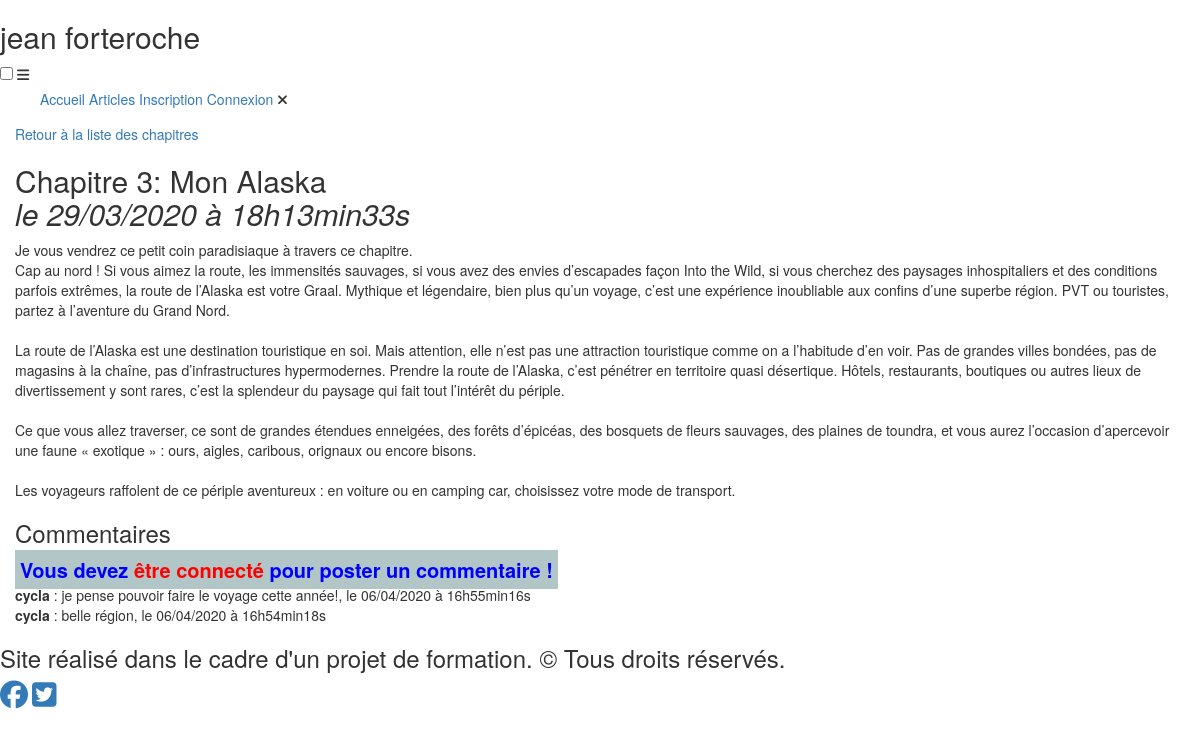
/index.php?action=chapitre&id=3, run on an earlier commit of the app's database.
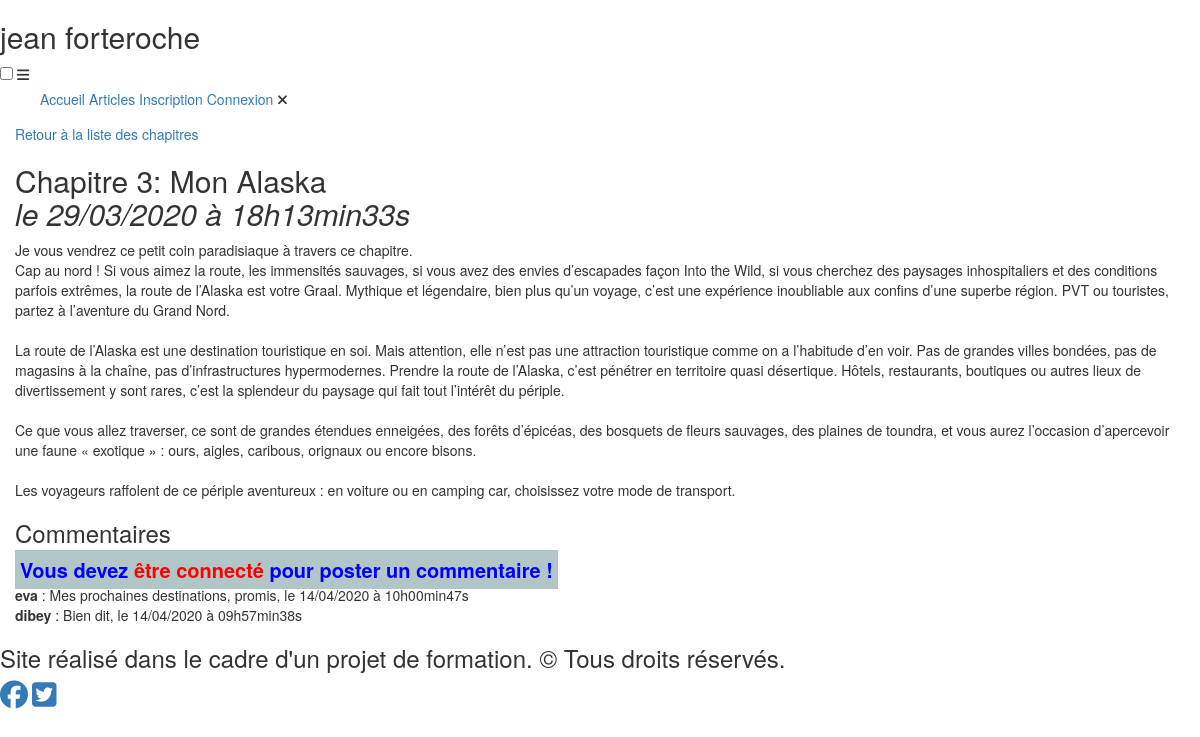
And on a later commit of the database.
### tables this page shows
CREATE TABLE IF NOT EXISTS `posts` (
  `post_id` int(11) NOT NULL AUTO_INCREMENT,
  `title` varchar(255) NOT NULL,
  `content` text NOT NULL,
  `creation_date` datetime NOT NULL,
  PRIMARY KEY (`post_id`)
);

CREATE TABLE IF NOT EXISTS `comments` (
  `comment_id` int(11) NOT NULL AUTO_INCREMENT,
  `post_id` int(11) NOT NULL,
  `user_id` int(11) NOT NULL,
  `comment` text NOT NULL,
  `comment_date` datetime NOT NULL,
  `reported` tinyint(1) NOT NULL DEFAULT '0',
  PRIMARY KEY (`comment_id`),
  KEY `comments_ibfk_1` (`post_id`),
  KEY `user_id` (`user_id`)
);

CREATE TABLE IF NOT EXISTS `users` (
  `user_id` int(11) NOT NULL AUTO_INCREMENT,
  `pseudo` varchar(255) NOT NULL,
  `mail` varchar(255) NOT NULL,
  `pass` varchar(255) NOT NULL,
  `admin` tinyint(1) NOT NULL DEFAULT '0',
  PRIMARY KEY (`user_id`)
);

### controller/frontend.php (called while the page is built, shortened)
<?php
require_once('model/PostManager.php');
require_once('model/CommentManager.php');
function post()
{
    $postManager = new PostManager();
    $commentManager = new CommentManager();
    $post = $postManager->getPost($_GET['id']);
    $comments = $commentManager->getComments($_GET['id']);
    require('view/frontend/postView.php');
}

### model/PostManager.php (called while the page is built, shortened)
<?php
class PostManager extends Manager
{
    public function getPost($postId)
    {
        $db = $this->dbConnect();
        $req = $db->prepare('SELECT post_id, title, content, DATE_FORMAT(creation_date, \'%d/%m/%Y à %Hh%imin%ss\') AS creation_date_fr FROM posts WHERE post_id = ?');
        $req->execute(array($postId));
        $post = $req->fetch();
        return $post;
    }
}

### model/CommentManager.php (called while the page is built, shortened)
<?php
class CommentManager extends Manager
{
    public function getComments($postId)
    {
        $db = $this->dbConnect();
        $comments = $db->prepare('SELECT users.pseudo AS author, comments.comment AS content, comment_id, reported, DATE_FORMAT(comment_date, \'%d/%m/%Y à %Hh%imin%ss\') AS comment_date_fr FROM users INNER JOIN comments ON users.user_id = comments.user_id WHERE post_id = ? ORDER BY comment_date DESC');
        $comments->execute(array($postId));
        return $comments;
    }
}

### view/frontend/postView.php (the view, shortened to what this page needs)
<p><a href="index.php?action=listPosts">Retour à la liste des chapitres</a></p>
<div id="news">
    <h2><?= $post['title'] ?><br> <em> le <?= $post['creation_date_fr'] ?></em></h2>
    <p><?= nl2br($post['content']) ?></p>
</div>
<h3>Commentaires</h3>
<?php if(isset($_SESSION['pseudoconnect'])): ?>
    <div id="formcomment">
        <form action="index.php?action=addComment&amp;id=<?= $post['post_id'] ?>" method="post"  >
            <textarea id="comment" name="comment" rows="10" cols="45" placeholder="Votre commentaire..."></textarea><br><br>
            <input type="submit" id="submit" value="Publier votre commentaire" class="btn btn-primary" />
        </form>
    </div>
<?php else:?>
<?php  echo '<strong style="color:blue; font-size:20px; background-color: #B3C6C7; width: 100%; heigth:100%; padding:5px;">Vous devez <a href="index.php?action=connexion" title="connectez-vous"><span style="color:red;">être connecté</span></a> pour poster un commentaire !</strong>'; ?>
<?php endif; ?>
<?php
while ($comment = $comments->fetch())
{
?>
    <div id="postcomment"><strong><?= $comment['author']?></strong>  : <?= nl2br($comment['content']) ?>, le <?= $comment['comment_date_fr'] ?>
    </div>
<?php
}
?>
<?php $content = ob_get_clean(); ?>
<?php require('view/frontend/template.php'); ?>

### index.php (shortened to what this page needs)
<?php
require('controller/frontend.php');
try {
    if (isset($_GET['action'])) {
        if ($_GET['action'] == 'inscription') {
            inscription();
        }
        elseif ($_GET['action'] == 'connexion') {
            login();
        }
        elseif($_GET['action'] == 'deconnexion'){
            deconnect();
        }
        elseif ($_GET['action'] == 'redaction') {
            redaction();
        }
        elseif ($_GET['action'] == 'listPosts') {
            listPosts();
        }
        elseif ($_GET['action'] == 'chapitre') {
            if (isset($_GET['id']) && $_GET['id'] > 0 && $_GET['id'] < 100) {
                post();
            }
            else {
                throw new Exception('Aucun identifiant de billet envoyé');
            }
        }
        elseif ($_GET['action'] == 'administration') {
            admin();
        }
    }
    else {
        home();
    }
}
catch(Exception $e) {
    $messages = $e->getMessage();
    echo "<div style=\"font-family:Helvetica, Arial, sans-serif; font-size:20px; text-align:center; font-weight:bold; background-color: #B3C6C7; display: flex; flex-direction: column; align-items: center; justify-content: center; height: 50%; color:red\">".$messages."</div>";
}

### view/frontend/template.php (shortened to what this page needs)
<!DOCTYPE html>
<html lang="fr">
<head>
    <link rel="stylesheet" href="public/css/style" />
	<link rel="stylesheet" href="https://stackpath.bootstrapcdn.com/bootstrap/3.4.1/css/bootstrap.min.css">
</head>
<body>
<?php require("menu.php"); ?>
    <div class="container-fluid">
        <?= $content ?>
    </div>
<?php require('footer.php'); ?>
</body>
</html>

### view/frontend/menu.php
<div id="header">
  <h2 id="logo">jean forteroche</h2>
  <input type="checkbox" id="chk">
    <label for="chk" id="show-menu-btn">
    	<i class="fas fa-bars"></i>
    </label>
  <ul id="menu">
    <a href="index.php">Accueil</a>
    <a href="index.php?action=listPosts">Articles</a>
    <?php if(isset($_SESSION['pseudoconnect'])): ?>
      <label for="chk" id="hide-menu-btn">
        <i class="fas fa-times"></i>
      </label>
      <?php if($_SESSION['adminconnect']==1)
        echo'<a href="index.php?action=administration">administrateur</a>';?>
      <a href="index.php?action=deconnexion">Déconnexion</a>
    <?php else:?>
      <a href="index.php?action=inscription">Inscription</a>
      <a href="index.php?action=connexion">Connexion</a>
      <label for="chk" id="hide-menu-btn">
        <i class="fas fa-times"></i>
      </label>
    <?php endif; ?>
  </ul>
</div>

### view/frontend/footer.php
<footer>
    <h3 id="foot">Site réalisé dans le cadre d'un projet de formation. © Tous droits réservés.</h3>
    <a href="https://fr-fr.facebook.com/" target="_blank" title="facebook"><i class="fab fa-facebook fa-2x"></i></a>
    <a href="https://twitter.com/explore" target="_blank" title="twitter"><i class="fab fa-twitter-square fa-2x"></i></a>
</footer>

What changed in the data, as far as the page shows it:
removed comments: user.pseudo "cycla", comment "je pense pouvoir faire le voyage cette année!", comment_date_fr "06/04/2020 à 16h55min16s"
removed comments: user.pseudo "cycla", comment "belle région", comment_date_fr "06/04/2020 à 16h54min18s"
added comments: user.pseudo "eva", comment "Mes prochaines destinations, promis", comment_date_fr "14/04/2020 à 10h00min47s"
added comments: user.pseudo "dibey", comment "Bien dit", comment_date_fr "14/04/2020 à 09h57min38s"
